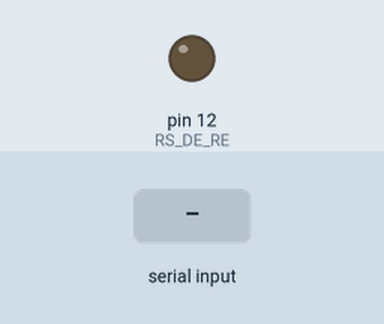
Simulated run of this sketch. Board: Arduino Uno, built with avr-gcc and run on an emulated ATmega328P. On the bench: output pins drawn as LEDs (lit = HIGH). Inputs (shaded band) come from the test bench. What the sketch prints to the serial monitor is not drawn.

Above: at 1.2 s.
1.3 s: "1" received over Serial
2.8 s: "1" received over the second serial link
Timing chart, 0 to 5.8 s (numbered marks = the images above; inputs shaded):
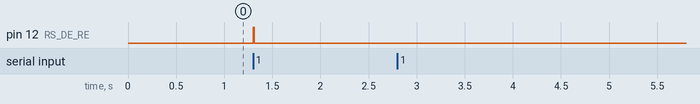

The sketch:

sketch_sep27b.ino
```cpp
// Node 1 code
#include<SoftwareSerial.h>

#define RS_RO 10
#define RS_DI 11
#define RS_DE_RE 12

SoftwareSerial RS_SN(RS_RO, RS_DI); // RX_TX

void setup(){
    Serial.begin(9600);
    RS_SN.begin(9600);
    pinMode(RS_DE_RE, OUTPUT);
    digitalWrite(RS_DE_RE, LOW);

    Serial.println("Node 1 is ready. .....");
}
void loop(){
if (Serial.available()){
    digitalWrite(RS_DE_RE,HIGH);
    RS_SN.write(Serial.read());
    delay(10);
    digitalWrite(RS_DE_RE,LOW);
    }
    if (RS_SN.available()){
        Serial.write(RS_SN.read());
    }
}
```

Measured:
- after the input at 1.3 s, pin 12 (RS_DE_RE): LOW → HIGH at once, → LOW 0.01 s later
- after the input at 2.8 s, every drawn part: stays the same
